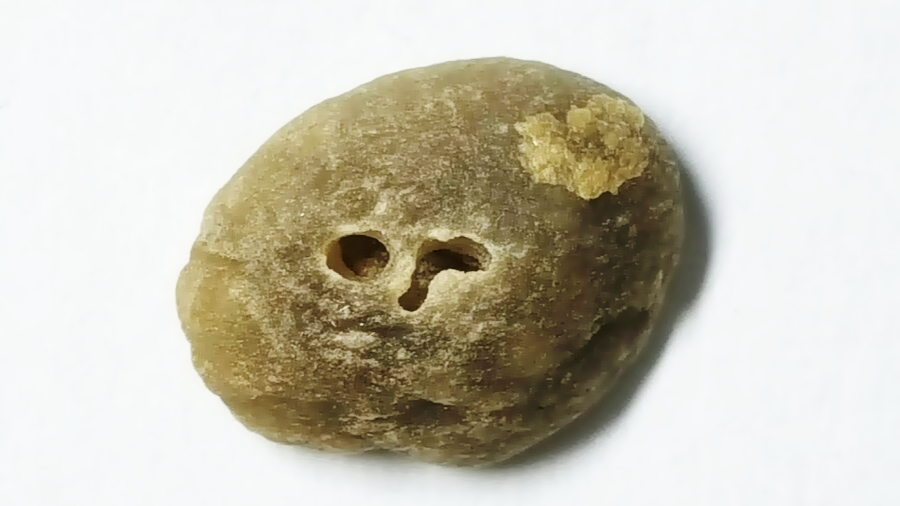
#> input picture Coffee_Inspection_Work/research_notebook/hwan_opencv/init_opencv/image/insect_damage.jpg, 900 x 506 px, found by its file name
$ python 'OpenCV_ch14_가장자리검출.py'   (older library calls are emulated)
#> lines starting #> are read from the running program, lines starting #| are printed output that depends on the picture; after the words box and inside, x2 and y2 are one past the last pixel; in counts of white or black regions, pixels touching at a corner belong together
# Main Code

import cv2

src = cv2.imread('./data/insect_damage.jpg', cv2.IMREAD_COLOR)
#> src is the input picture: shape (506, 900, 3); mean B, G, R 182.4, 197.5, 201.3
gray = cv2.cvtColor(src, cv2.COLOR_BGR2GRAY)
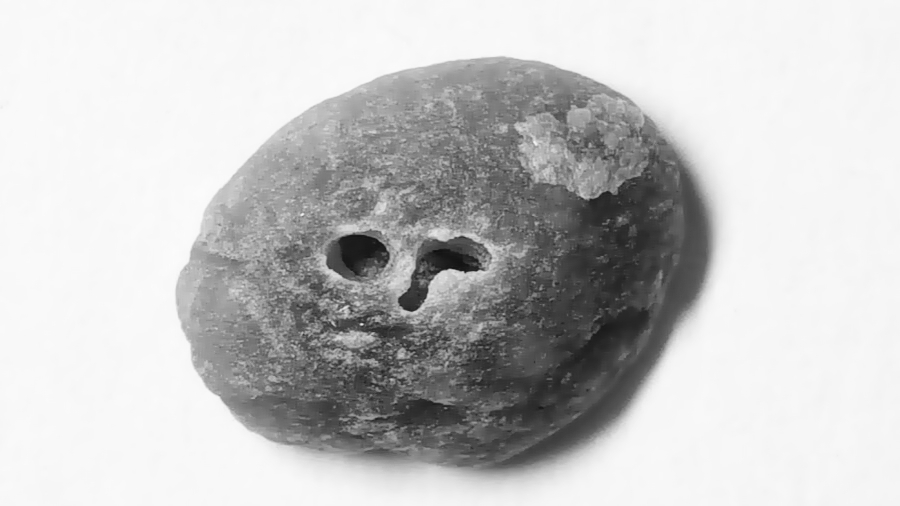
#> gray: shape (506, 900); min 12, max 252, mean 196.9

# cv2.Canny(원본 이미지, 임계값1, 임계값2, 커널 크기, L2그라디언터)를 이용하여 가장자리 검출을 적용
# 임계값 1 이하에 포함된 가장자리는 가장자리에서 제외
# 임계값 2 이상에 포함된 가장자리는 가장자리로 간주
# 커널크기 : Sobel 마스크의 Aperture Size를 의미
# L2그라디언트 : sqrt((dI/dx)2+(dI/dy)2)
# L1그라디언트 : ∥dI/dx∥+∥dI/dy∥
canny = cv2.Canny(src, 100, 255)
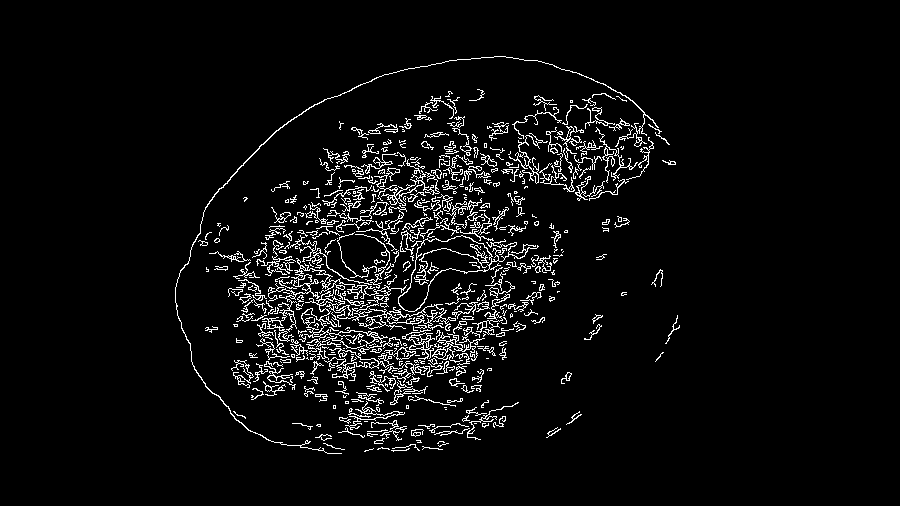
#> canny: shape (506, 900); 4.8% white in thin lines or dots, all inside (x1, y1, x2, y2) = (175, 56, 680, 454)

# cv2.Sobel(그레이스케일 이미지, 정밀도, x방향 미분, y방향 미분, 커널, 배율, 델타, 픽셀 외삽법)
# 커널 : sobel 커널의 크기를 선정 1, 3, 5, 7 값을 사용
# 배율 : 계산된 미분 값에 대한 배율값
# 델타 : 계산전 미분 값에 대한 추가값
sobel = cv2.Sobel(gray, cv2.CV_8U, 1,0,3)
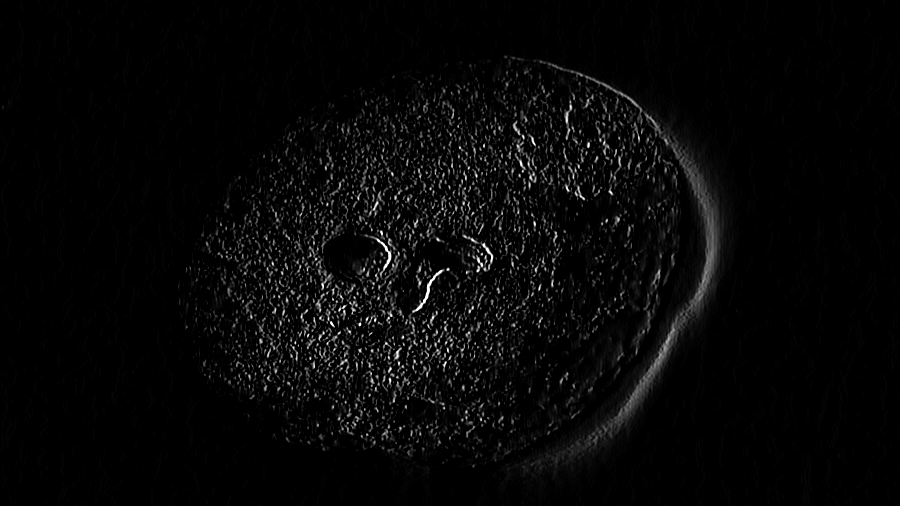
#> sobel: shape (506, 900); min 0, max 255, mean 7.1

# cv2.Laplacian(그레이스케일 이미지, 정밀도, 커널, 배율, 델타, 픽셀 외삽법)
laplacian = cv2.Laplacian(gray, cv2.CV_8U, ksize=3)
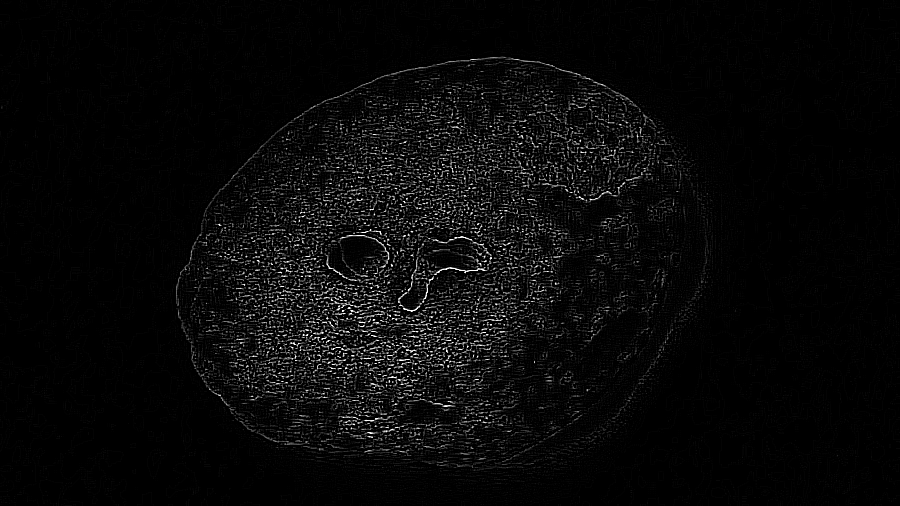
#> laplacian: shape (506, 900); min 0, max 255, mean 9

# 픽셀 외삽법 종류
# 속성	의미
# cv2.BORDER_CONSTANT	iiiiii | abcdefgh | iiiiiii
# cv2.BORDER_REPLICATE	aaaaaa | abcdefgh | hhhhhhh
# cv2.BORDER_REFLECT	fedcba | abcdefgh | hgfedcb
# cv2.BORDER_WRAP	cdefgh | abcdefgh | abcdefg
# cv2.BORDER_REFLECT_101	gfedcb | abcdefgh | gfedcba
# cv2.BORDER_REFLECT101	gfedcb | abcdefgh | gfedcba
# cv2.BORDER_DEFAULT	gfedcb | abcdefgh | gfedcba
# cv2.BORDER_TRANSPARENT	uvwxyz | abcdefgh | ijklmno
# cv2.BORDER_ISOLATED	관심 영역 (ROI) 밖은 고려하지 않음

cv2.imshow('canny', canny)
cv2.imshow('sobel', sobel)
cv2.imshow('laplacian', laplacian)
cv2.waitKey(0)
cv2.destroyAllWindows()

$ run again, with Coffee_Inspection_Work/research_notebook/hwan_opencv/init_opencv/image/obama.jpg copied over Coffee_Inspection_Work/research_notebook/hwan_opencv/init_opencv/image/insect_damage.jpg
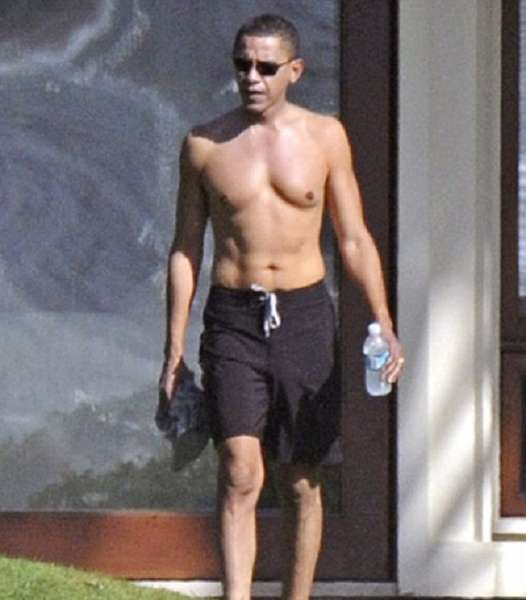
#> input picture Coffee_Inspection_Work/research_notebook/hwan_opencv/init_opencv/image/obama.jpg, 526 x 600 px, found by its file name
#> src is the input picture: shape (600, 526, 3); mean B, G, R 111.1, 110.5, 119.5
#> `canny = cv2.Canny(src, 100, 255)`:
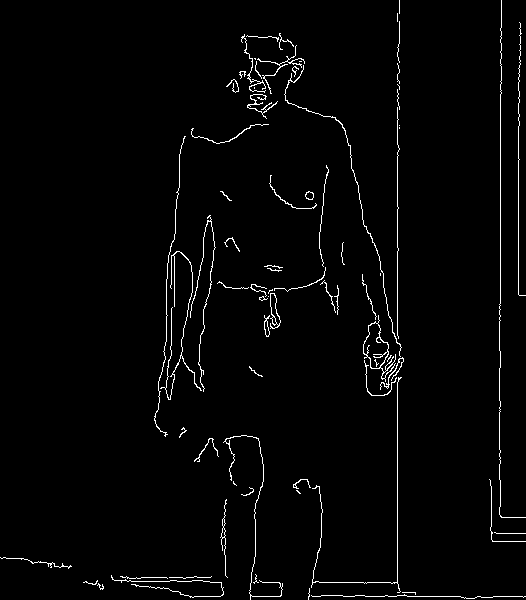
#> canny: shape (600, 526); 2.1% white in thin lines or dots
#> `laplacian = cv2.Laplacian(gray, cv2.CV_8U, ksize=3)`:
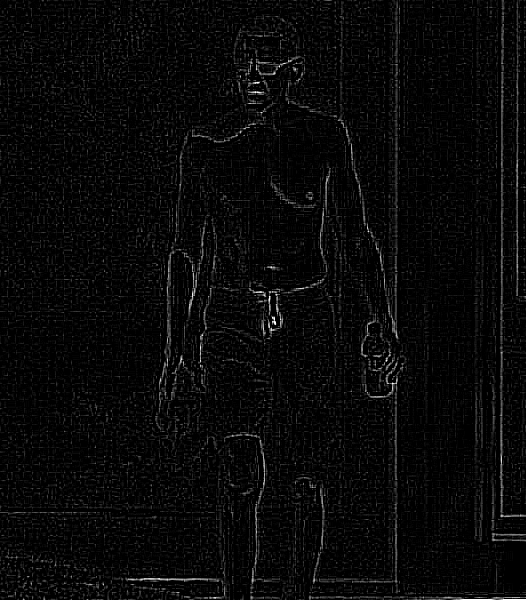
#> laplacian: shape (600, 526); min 0, max 255, mean 8.9
